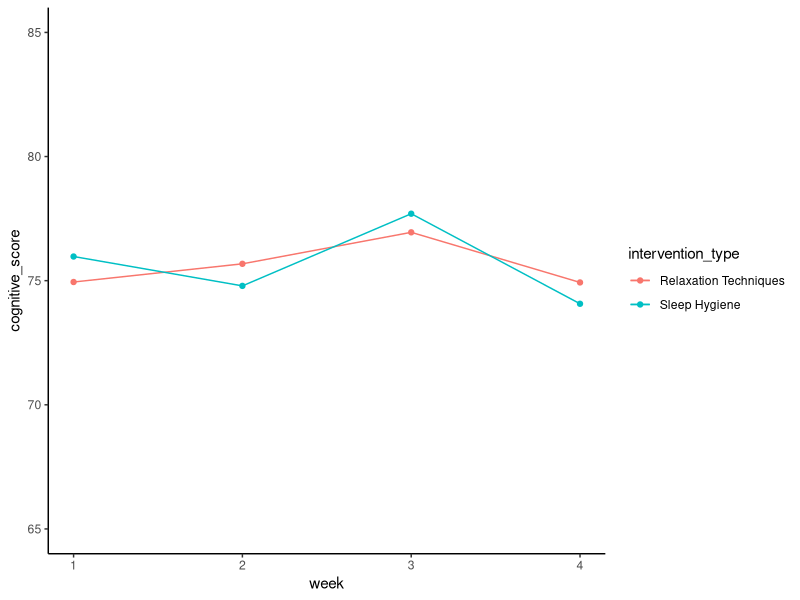
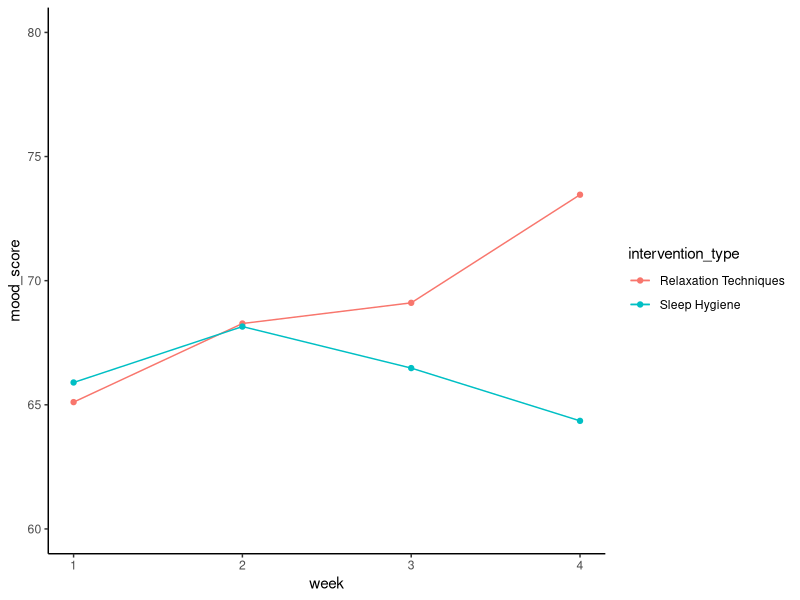
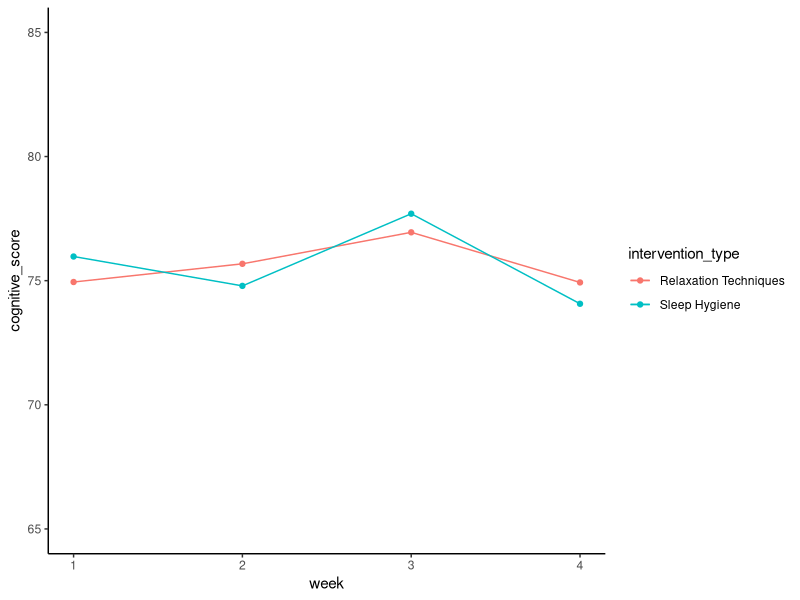
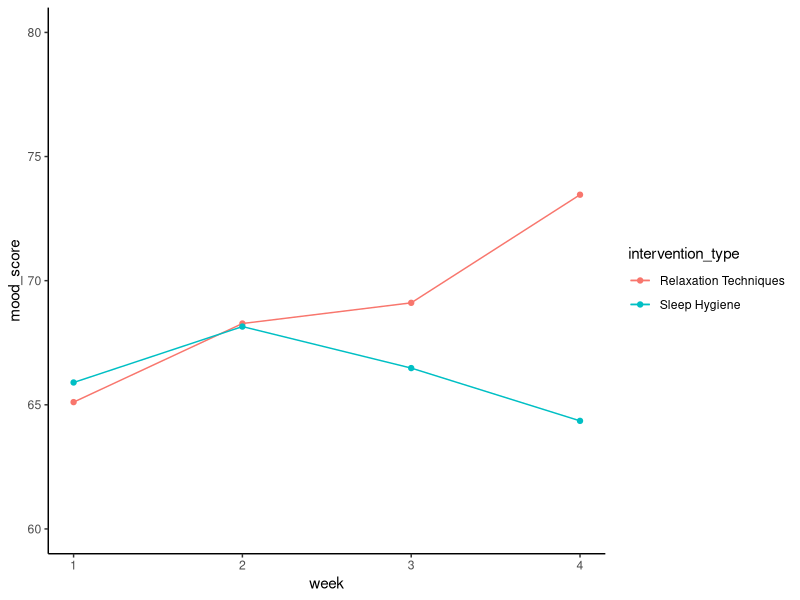

These charts were generated, in order, by the following R code:
# Class 2 Reproducible Script

# load packages
library(readr)
library(dplyr)
library(tidyr)
library(ggplot2)
library(here)

# import data
cog_import <- read_csv(here("data/class_2_cog_data.csv"))
mood_import <- read_delim(here("data/class_2_mood_data.txt"), 
                          delim = "\t", escape_double = FALSE, trim_ws = TRUE)

# restructure data
cog_data <- cog_import |>
  pivot_longer(cols = starts_with("cognitive_week"), 
               names_to = "week", 
               values_to = "cognitive_score") |>
  mutate(week = parse_number(week))

mood_data <- mood_import |>
  pivot_longer(cols = starts_with("mood_week"), 
               names_to = "week", 
               values_to = "mood_score") |>
  mutate(week = parse_number(week))

# merge data
data <- full_join(cog_data, mood_data, 
                  by = c("participant_id", "intervention_type", "week"))

# plot data
ggplot(data, aes(x = week, y = cognitive_score, 
                 color = intervention_type, group = intervention_type)) +
  stat_summary(fun.data = mean_cl_normal, geom = "errorbar", width = .25) +
  stat_summary(fun = mean, geom = "line") +
  stat_summary(fun = mean, geom = "point") +
  coord_cartesian(ylim = c(65, 85)) +
  theme_classic()

ggsave(here("lectures/images/class_2_cognitive_plot.png"), 
       width = 6, height = 4, dpi = 300)

ggplot(data, aes(x = week, y = mood_score, 
                 color = intervention_type, group = intervention_type)) +
  stat_summary(fun.data = mean_cl_normal, geom = "errorbar", width = .25) +
  stat_summary(fun = mean, geom = "line") +
  stat_summary(fun = mean, geom = "point") +
  coord_cartesian(ylim = c(60, 80)) +
  theme_classic()

ggsave(here("lectures/images/class_2_mood_plot.png"), 
       width = 6, height = 4, dpi = 300)
